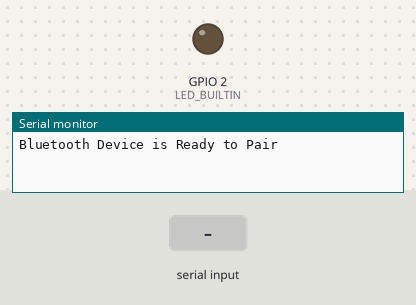
The sketch below on a simulated ESP32. Parts: output pins drawn as LEDs (lit = HIGH), the last lines printed to the serial monitor. The test bench sets the inputs (shaded band). Nothing arrives over Bluetooth unless stated.

Above: at 1.2 s.
1.3 s: "30,150\n" received over the second serial link
At 2.3 s:
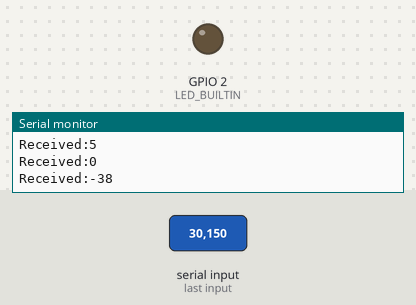
2.9 s: "90,45\n" received over the second serial link
At 4.1 s:
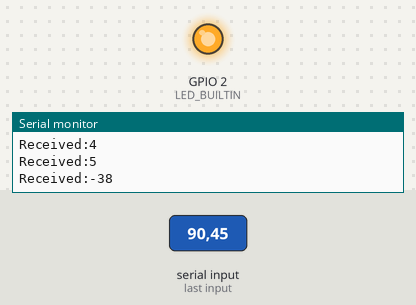
4.4 s: "0\n" received over the second serial link
At 4.7 s:
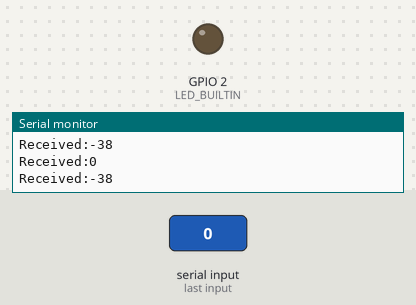
Timing chart, 0 to 7.4 s (numbered marks = the images above; inputs shaded):
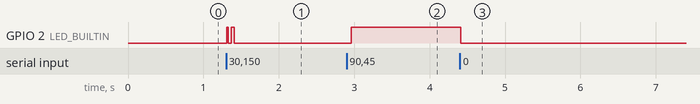

The sketch:

bluetooth.ino
```cpp
#include <BluetoothSerial.h> //Header File for Serial Bluetooth, will be added by default into Arduino

BluetoothSerial ESP_BT; //Object for Bluetooth

int incoming;
int LED_BUILTIN = 2;

void setup() {
  Serial.begin(115200); //Start Serial monitor in 9600
  ESP_BT.begin("Daniel's ESP32 MC"); //Name of your Bluetooth Signal
  Serial.println("Bluetooth Device is Ready to Pair");

  pinMode (LED_BUILTIN, OUTPUT);//Specify that LED pin is output
}

void loop() {

  if (ESP_BT.available()) //Check if we receive anything from Bluetooth
  {
    incoming = ESP_BT.read(); //Read what we recevive
    incoming=incoming-48;
    Serial.print("Received:"); Serial.println(incoming);
        if (incoming==0)
        {
        digitalWrite(LED_BUILTIN, LOW);
        }
        if (incoming==1)
        {
        digitalWrite(LED_BUILTIN, HIGH);
        }
        if (incoming==2)
        {
        digitalWrite(LED_BUILTIN, HIGH);
        }
        if (incoming==3)
        {
        digitalWrite(LED_BUILTIN, HIGH);
        }
        if (incoming==4)
        {
        digitalWrite(LED_BUILTIN, HIGH);
        }
    }
    ESP_BT.print("60,10");


  delay(20);
}
```

Measured:
- after the input at 1.3 s, GPIO 2 (LED_BUILTIN): alternates HIGH for 0.03 s and LOW for 0.04 s, 4 changes in all, then stays LOW, starting at once
- after the input at 2.9 s, GPIO 2 (LED_BUILTIN): LOW → HIGH after 0.06 s
- after the input at 4.4 s, GPIO 2 (LED_BUILTIN): HIGH → LOW at once
